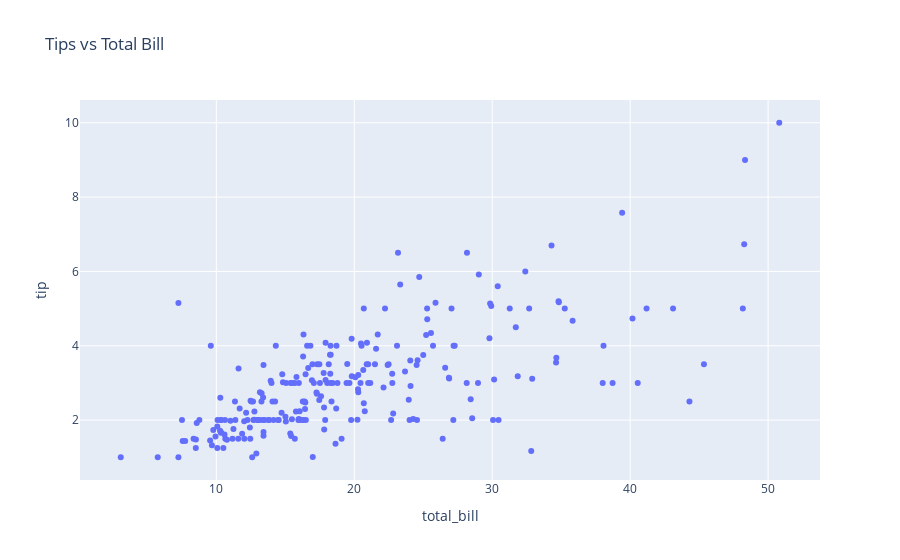
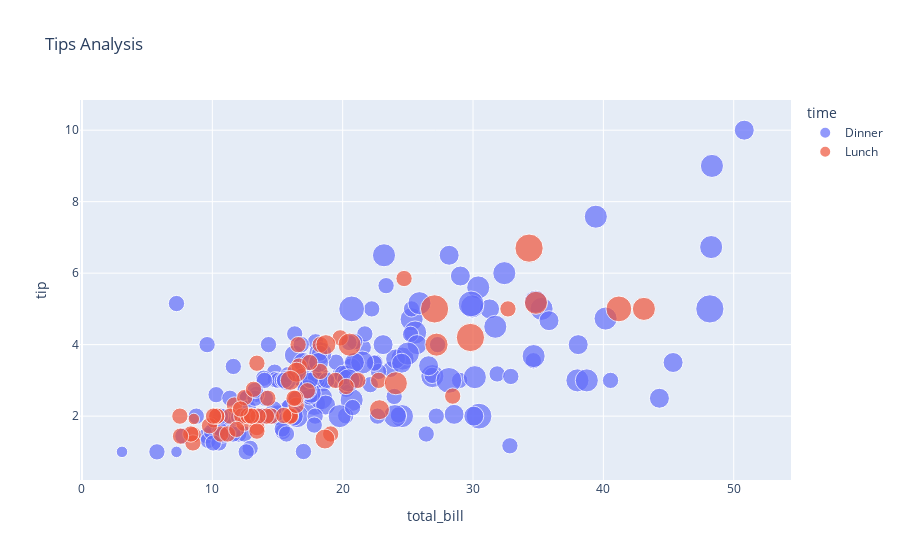
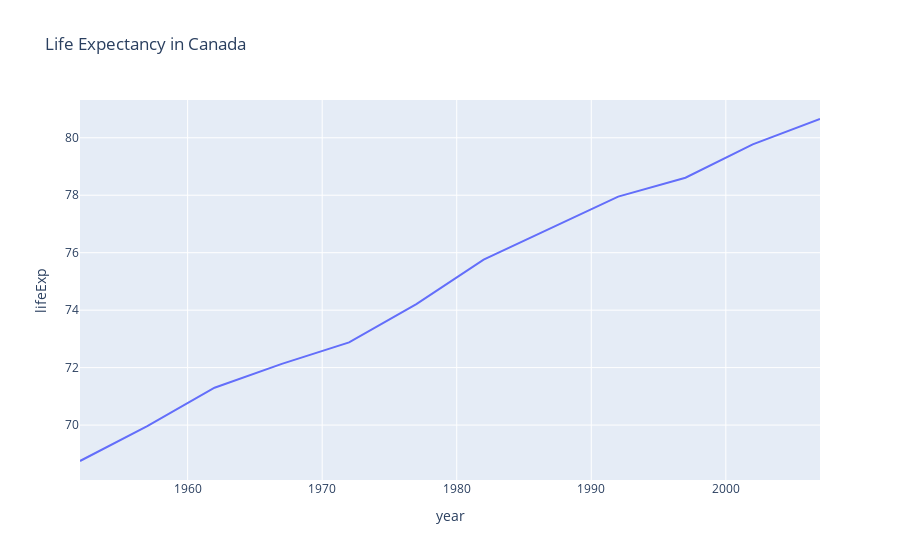
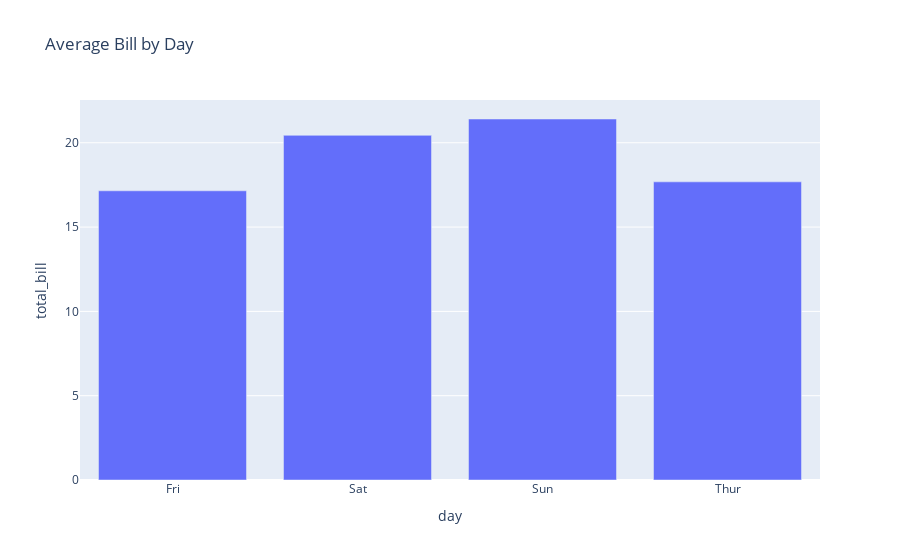

Notebook code cell kept with these figures, in order:
### Markdown cell above
## 2. Plotly Express (High-Level API)

### The px approach - similar to seaborn but interactive

### Code cell
# Scatter plot
fig = px.scatter(df, x='total_bill', y='tip', title='Tips vs Total Bill')
fig.show()

# Scatter with color and size
fig = px.scatter(df, x='total_bill', y='tip', 
                 color='time', size='size',
                 hover_data=['day'],
                 title='Tips Analysis')
fig.show()

# Line plot
fig = px.line(gapminder.query("country=='Canada'"), 
              x='year', y='lifeExp',
              title='Life Expectancy in Canada')
fig.show()

# Bar plot
fig = px.bar(df.groupby('day')['total_bill'].mean().reset_index(),
             x='day', y='total_bill',
             title='Average Bill by Day')
fig.show()

# Histogram
fig = px.histogram(df, x='total_bill', nbins=20,
                   title='Distribution of Total Bills')
fig.show()

# Box plot
fig = px.box(df, x='day', y='total_bill', color='time',
             title='Bill Distribution by Day and Time')
fig.show()

### Figure 1 — Plotly figure (JSON) as saved in the notebook; plotly's stock layout.template omitted (floating-point values rounded to 4 significant figures; data arrays with more than 128 entries replaced by an {"elided": "..."} marker saying what was removed)
{"data": [{"hovertemplate": "total_bill=%{x}<br>tip=%{y}<extra></extra>", "legendgroup": "", "marker": {"color": "#636efa", "symbol": "circle"}, "mode": "markers", "name": "", "orientation": "v", "showlegend": false, "type": "scatter", "x": {"elided": "244 float values"}, "xaxis": "x", "y": {"elided": "244 float values"}, "yaxis": "y"}], "layout": {"legend": {"tracegroupgap": 0}, "title": {"text": "Tips vs Total Bill"}, "xaxis": {"anchor": "y", "domain": [0, 1], "title": {"text": "total_bill"}}, "yaxis": {"anchor": "x", "domain": [0, 1], "title": {"text": "tip"}}}}

### Figure 2 — Plotly figure (JSON) as saved in the notebook; plotly's stock layout.template omitted (floating-point values rounded to 4 significant figures; data arrays with more than 128 entries replaced by an {"elided": "..."} marker saying what was removed)
{"data": [{"customdata": {"elided": "176x1 str values"}, "hovertemplate": "time=Dinner<br>total_bill=%{x}<br>tip=%{y}<br>size=%{marker.size}<br>day=%{customdata[0]}<extra></extra>", "legendgroup": "Dinner", "marker": {"color": "#636efa", "size": {"elided": "176 int values"}, "sizemode": "area", "sizeref": 0.015, "symbol": "circle"}, "mode": "markers", "name": "Dinner", "orientation": "v", "showlegend": true, "type": "scatter", "x": {"elided": "176 float values"}, "xaxis": "x", "y": {"elided": "176 float values"}, "yaxis": "y"}, {"customdata": [["Thur"], ["Thur"], ["Thur"], ["Thur"], ["Thur"], ["Thur"], ["Thur"], ["Thur"], ["Thur"], ["Thur"], ["Thur"], ["Thur"], ["Thur"], ["Thur"], ["Thur"], ["Thur"], ["Thur"], ["Thur"], ["Thur"], ["Thur"], ["Thur"], ["Thur"], ["Thur"], ["Thur"], ["Thur"], ["Thur"], ["Thur"], ["Thur"], ["Thur"], ["Thur"], ["Thur"], ["Thur"], ["Thur"], ["Thur"], ["Thur"], ["Thur"], ["Thur"], ["Thur"], ["Thur"], ["Thur"], ["Thur"], ["Thur"], ["Thur"], ["Thur"], ["Thur"], ["Thur"], ["Thur"], ["Thur"], ["Thur"], ["Thur"], ["Thur"], ["Thur"], ["Thur"], ["Thur"], ["Thur"], ["Thur"], ["Thur"], ["Thur"], ["Thur"], ["Thur"], ["Thur"], ["Fri"], ["Fri"], ["Fri"], ["Fri"], ["Fri"], ["Fri"], ["Fri"]], "hovertemplate": "time=Lunch<br>total_bill=%{x}<br>tip=%{y}<br>size=%{marker.size}<br>day=%{customdata[0]}<extra></extra>", "legendgroup": "Lunch", "marker": {"color": "#EF553B", "size": [4, 2, 2, 2, 2, 1, 2, 2, 4, 2, 2, 2, 2, 2, 2, 4, 2, 2, 2, 2, 2, 6, 2, 2, 2, 3, 2, 2, 2, 2, 2, 2, 2, 2, 2, 2, 2, 6, 5, 6, 2, 2, 3, 2, 2, 2, 2, 2, 2, 2, 2, 2, 4, 2, 2, 3, 2, 2, 2, 4, 3, 2, 2, 1, 3, 2, 2, 2], "sizemode": "area", "sizeref": 0.015, "symbol": "circle"}, "mode": "markers", "name": "Lunch", "orientation": "v", "showlegend": true, "type": "scatter", "x": [27.2, 22.76, 17.29, 19.44, 16.66, 10.07, 32.68, 15.98, 34.83, 13.03, 18.28, 24.71, 21.16, 10.65, 12.43, 24.08, 11.69, 13.42, 14.26, 15.95, 12.48, 29.8, 8.52, 14.52, 11.38, 22.82, 19.08, 20.27, 11.17, 12.26, 18.26, 8.51, 10.33, 14.15, 16.0, 13.16, 17.47, 34.3, 41.19, 27.05, 16.43, 8.35, 18.64, 11.87, 9.78, 7.51, 19.81, 28.44, 15.48, 16.58, 7.56, 10.34, 43.11, 13.0, 13.51, 18.71, 12.74, 13.0, 16.4, 20.53, 16.47, 12.16, 13.42, 8.58, 15.98, 13.42, 16.27, 10.09], "xaxis": "x", "y": [4.0, 3.0, 2.71, 3.0, 3.4, 1.83, 5.0, 2.03, 5.17, 2.0, 4.0, 5.85, 3.0, 1.5, 1.8, 2.92, 2.31, 1.68, 2.5, 2.0, 2.52, 4.2, 1.48, 2.0, 2.0, 2.18, 1.5, 2.83, 1.5, 2.0, 3.25, 1.25, 2.0, 2.0, 2.0, 2.75, 3.5, 6.7, 5.0, 5.0, 2.3, 1.5, 1.36, 1.63, 1.73, 2.0, 4.19, 2.56, 2.02, 4.0, 1.44, 2.0, 5.0, 2.0, 2.0, 4.0, 2.01, 2.0, 2.5, 4.0, 3.23, 2.2, 3.48, 1.92, 3.0, 1.58, 2.5, 2.0], "yaxis": "y"}], "layout": {"legend": {"itemsizing": "constant", "title": {"text": "time"}, "tracegroupgap": 0}, "title": {"text": "Tips Analysis"}, "xaxis": {"anchor": "y", "domain": [0, 1], "title": {"text": "total_bill"}}, "yaxis": {"anchor": "x", "domain": [0, 1], "title": {"text": "tip"}}}}

### Figure 3 — Plotly figure (JSON) as saved in the notebook; plotly's stock layout.template omitted (floating-point values rounded to 4 significant figures)
{"data": [{"hovertemplate": "year=%{x}<br>lifeExp=%{y}<extra></extra>", "legendgroup": "", "line": {"color": "#636efa", "dash": "solid"}, "marker": {"symbol": "circle"}, "mode": "lines", "name": "", "orientation": "v", "showlegend": false, "type": "scatter", "x": [1952, 1957, 1962, 1967, 1972, 1977, 1982, 1987, 1992, 1997, 2002, 2007], "xaxis": "x", "y": [68.75, 69.96, 71.3, 72.13, 72.88, 74.21, 75.76, 76.86, 77.95, 78.61, 79.77, 80.65], "yaxis": "y"}], "layout": {"legend": {"tracegroupgap": 0}, "title": {"text": "Life Expectancy in Canada"}, "xaxis": {"anchor": "y", "domain": [0, 1], "title": {"text": "year"}}, "yaxis": {"anchor": "x", "domain": [0, 1], "title": {"text": "lifeExp"}}}}

### Figure 4 — Plotly figure (JSON) as saved in the notebook; plotly's stock layout.template omitted (floating-point values rounded to 4 significant figures)
{"data": [{"hovertemplate": "day=%{x}<br>total_bill=%{y}<extra></extra>", "legendgroup": "", "marker": {"color": "#636efa", "pattern": {"shape": ""}}, "name": "", "orientation": "v", "showlegend": false, "textposition": "auto", "type": "bar", "x": ["Fri", "Sat", "Sun", "Thur"], "xaxis": "x", "y": [17.15, 20.44, 21.41, 17.68], "yaxis": "y"}], "layout": {"barmode": "relative", "legend": {"tracegroupgap": 0}, "title": {"text": "Average Bill by Day"}, "xaxis": {"anchor": "y", "domain": [0, 1], "title": {"text": "day"}}, "yaxis": {"anchor": "x", "domain": [0, 1], "title": {"text": "total_bill"}}}}
